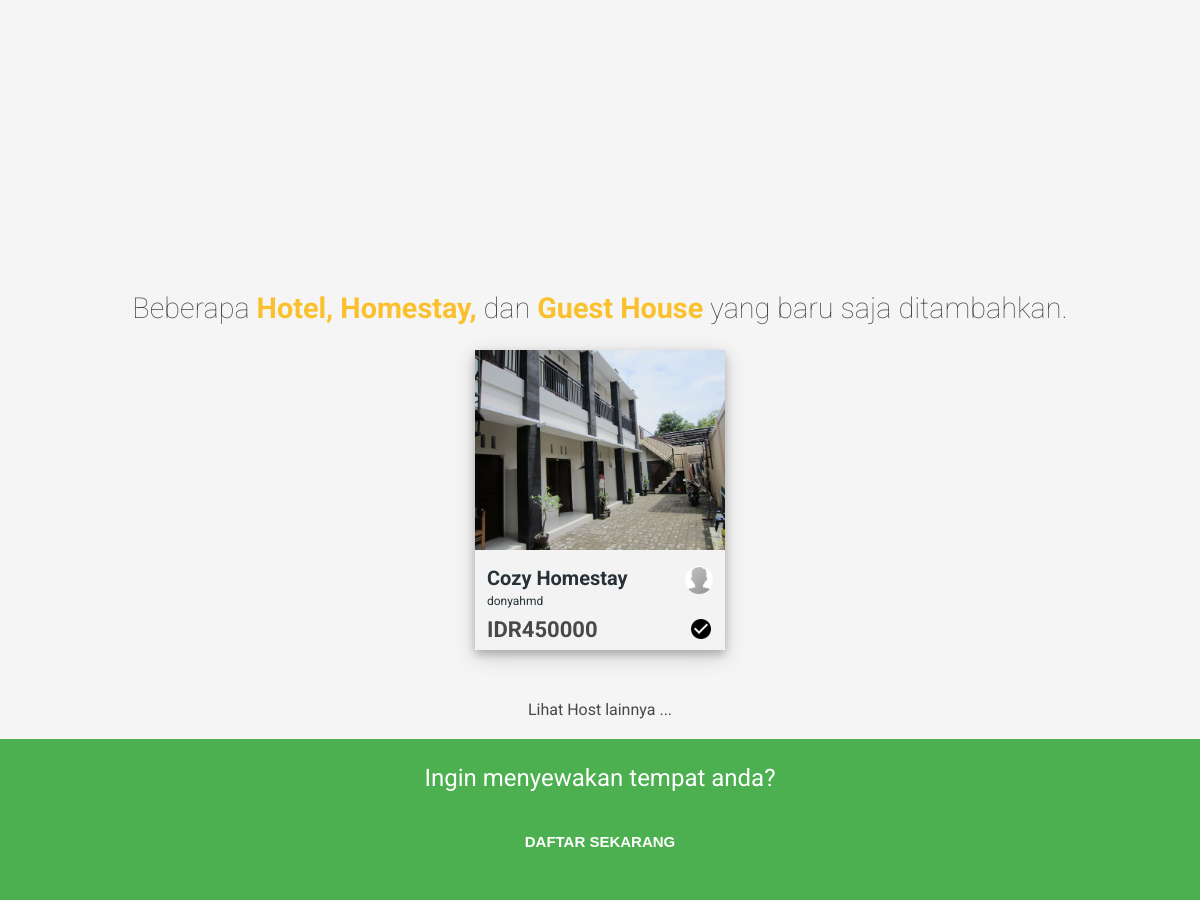
Before: / (middle part) with the older database file.
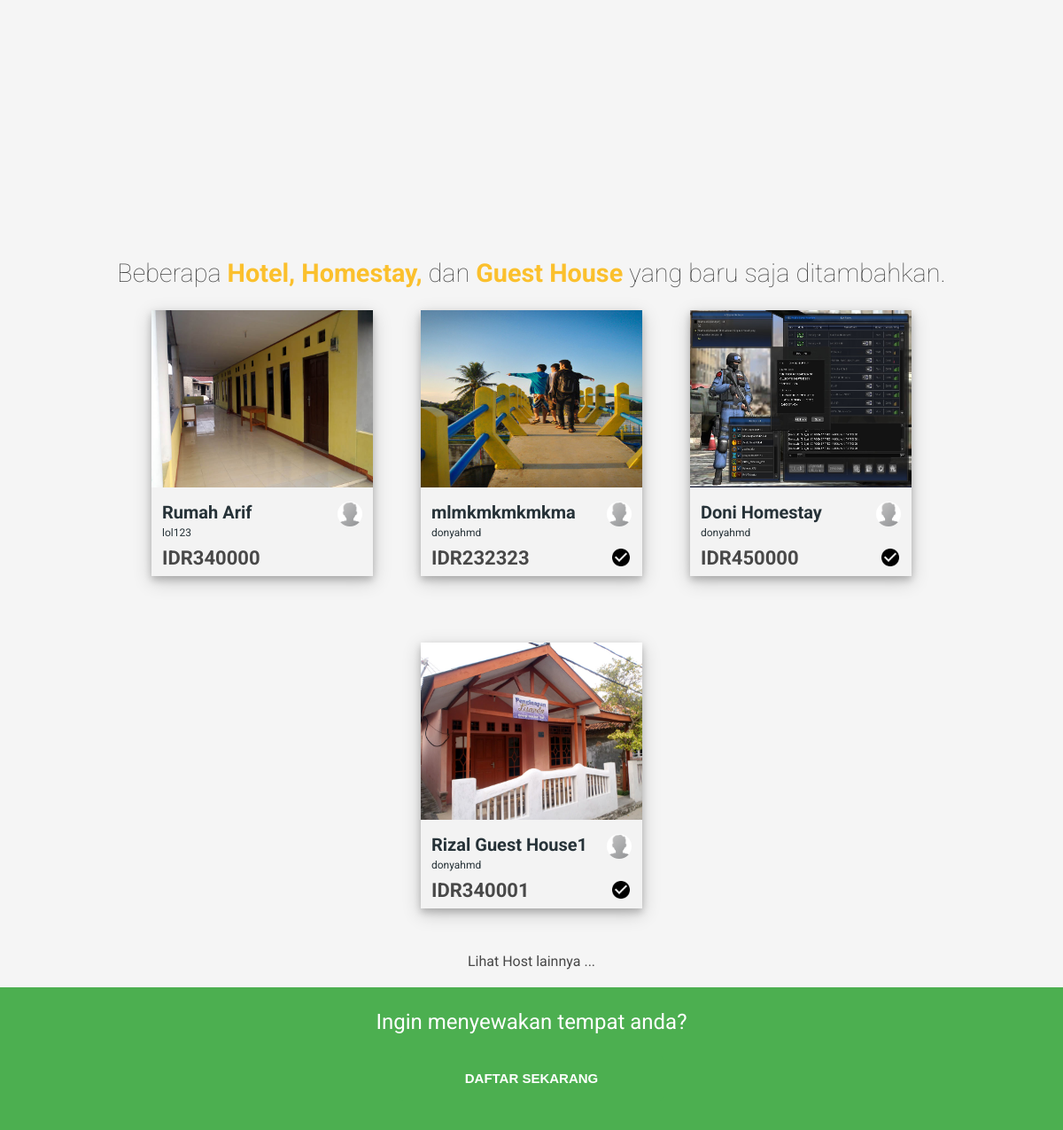
After: the same page with the newer database file.
### tables this page shows
CREATE TABLE `tbl_host` (
  `id_host` int(12) NOT NULL,
  `username` varchar(255) NOT NULL,
  `nama_host` varchar(255) NOT NULL,
  `harga_host` int(25) NOT NULL,
  `tgl_publish_host` date NOT NULL,
  `deskripsi_host` text NOT NULL,
  `fasilitas_host` varchar(255) NOT NULL,
  `alamat_host` text NOT NULL,
  `lat` float(10,6) NOT NULL,
  `lng` float(10,6) NOT NULL,
  `tipe_host` varchar(255) NOT NULL,
  `negara_host` varchar(255) NOT NULL,
  `rating` int(12) NOT NULL
);

CREATE TABLE `tbl_gambar_host` (
  `id_gambar_host` int(12) NOT NULL,
  `id_host` int(12) NOT NULL,
  `gambar_host` varchar(255) NOT NULL,
  `url_gambar_host` varchar(255) NOT NULL,
  `alt_gambar_host` varchar(255) NOT NULL
);

CREATE TABLE `tbl_akun` (
  `id_akun` int(12) NOT NULL,
  `username` varchar(255) NOT NULL,
  `password` varchar(255) NOT NULL,
  `tgl_buat` date NOT NULL,
  `ip_address` varchar(255) NOT NULL,
  `terakhir_login` timestamp NOT NULL DEFAULT CURRENT_TIMESTAMP ON UPDATE CURRENT_TIMESTAMP
);

### index.php (the view, shortened to what this page needs)
<?php include('backend/layout/head.php');?>
	<main>
		<section>
			<div id="map-canvas"></div>
		</section>
		<section class="host-landing-browse">
			<center><div class="pengenalan3">Beberapa <b class="text-kuning">Hotel, Homestay,</b> dan <b class="text-kuning">Guest House</b> yang baru saja ditambahkan.</div>
			<?php
			$query = "select * from tbl_host inner join tbl_pengguna on tbl_host.username = tbl_pengguna.username INNER join tbl_akun on tbl_pengguna.username = tbl_akun.username inner join tbl_gambar_host on tbl_host.id_host = tbl_gambar_host.id_host order by tbl_host.id_host DESC limit 4";
			$sql = mysqli_query($koneksi, $query);
				while ($data = mysqli_fetch_array($sql)) {
					$id_host = $data['id_host'];
					$nama_host = $data['nama_host'];
					$harga_host = $data['harga_host'];
					$username = $data['username'];
					$verifikasi = $data['verifikasi'];
					$url_gambar_host = $data['url_gambar_host'];
					$gambar_host = $data['gambar_host'];
			?>
			<div class="host-landing-detail">
				<a href="host.php?id=<?php echo "$id_host";?>"><img src="<?php echo $url_gambar_host ."/".$gambar_host ?>"></a>
				<div class="host-landing-detail-content">
					<a href="host.php?id=<?php echo "$id_host";?>" class="tebal judul"><?php echo "$nama_host";?></a><img class="bulat-kecil" src="user/ava.png">
					<br>
					<a href="#" class="username"><?php echo "$username";?></a>
					<br>
					<div class="tebal harga">IDR<?php echo "$harga_host";?></div>
					<div class="verifikasi">
					<?php
						if ($verifikasi == 1) {
					?>
					<img src="backend/asset/img/verified.png">
					<?php
					}
					?>
					</div>
				</div>
			</div>
			<?php
				}
			?>
			<center><a href="cari.php" style="color:#484848;">Lihat Host lainnya ...</a></center>
		</section>
		<section class="landing-daftar">
			<center>
			<h2>Ingin menyewakan tempat anda?</h2>
			<a href="daftar.php">
			<div class="daftar daftar-landing">
				<a href="daftar.php"><input type="submit" name="daftar" value="DAFTAR SEKARANG" style="width:25%;"></a>
			</div>
			</a>
			</center>
		</section>
	</main>
<?php include('backend/layout/footer.php');?>

### backend/layout/head.php (shortened to what this page needs)
<!DOCTYPE html>
<html>
<head>
	<link rel="stylesheet" href="backend/asset/style.css">
</head>
<body>
<div class="container">

### backend/layout/footer.php (shortened to what this page needs)
</div>
</body>
</html>

### backend/asset/style.css (style rules this page uses)
html { font-family: 'Roboto', sans-serif; color: #484848; }
body { margin: 0; padding: 0; background-color: #f5f5f5; }
#map-canvas { //width: 50%; //float: left; height: 100%; }
section { width: 100%; height: 350px; }
a { color: #FAFAFA; text-decoration: none; -webkit-transition: width 2s; transition: width 2s; filter: alpha( opacity = 0); -webkit-transition: 200ms ease; -moz-transition: 200ms ease; -o-transition: 200ms ease; transition: 200ms ease; }
.text-kuning { color: #FBC02D; }
.container { margin-top: -7px; padding-bottom: -7px; }
.tebal { font-weight: bold; }
.pengenalan3 { font-size: 1.8em; font-weight: 100; padding-top: 165px; }
.host-landing-browse { width: 100%; height: auto; }
.host-landing-detail { display: inline-block; width: 250px; height: 300px; background-color: #F3F3F3; margin: 25px; box-shadow: 0 4px 8px 0 rgba(0, 0, 0, 0.2), 0 6px 20px 0 rgba(0, 0, 0, 0.19); background-size: cover; margin-bottom: 50px; }
.host-landing-detail img { width: 100%; height: 200px; background-size: cover; }
.host-landing-detail-content { margin: 12px; text-align: left; }
.host-landing-detail-content a { color: #263238; text-decoration: none; -webkit-transition: width 2s; transition: width 2s; filter: alpha( opacity = 0); -webkit-transition: 200ms ease; -moz-transition: 200ms ease; -o-transition: 200ms ease; transition: 200ms ease; }
.host-landing-detail-content .judul { font-size: 20px; }
.host-landing-detail-content .bulat-kecil { margin-left: 10px; width: 28px; height: auto; border-radius: 100%; float: right; -webkit-transition: width 2s; transition: width 2s; filter: alpha( opacity = 0); -webkit-transition: 200ms ease; -moz-transition: 200ms ease; -o-transition: 200ms ease; transition: 200ms ease; }
.host-landing-detail-content .username { font-size: 12px; }
.host-landing-detail-content .harga { font-size: 22px; margin-top: 8px; }
.host-landing-detail-content .verifikasi { margin-top: -25px; float: right; }
.host-landing-detail-content .verifikasi img { border-radius: 100%; width: 24px; height: auto; -webkit-transition: width 2s; transition: width 2s; filter: alpha( opacity = 0); -webkit-transition: 200ms ease; -moz-transition: 200ms ease; -o-transition: 200ms ease; transition: 200ms ease; }
.landing-daftar { background-color: #4CAF50; }
.landing-daftar h2 { color: #fff; font-weight: 400; padding-top: 25px; }
input { cursor: pointer; border: 2px solid; border-color: #878787; font-weight: bold; color: #484848; font-size: 15px; height: 25px; border-radius: 5px; background-color: #fafafa; width: 90%; padding-left: 20px; -webkit-transition: width 2s; transition: width 2s; filter: alpha( opacity = 0); -webkit-transition: 200ms ease; -moz-transition: 200ms ease; -o-transition: 200ms ease; transition: 200ms ease; }
.daftar { margin-top: 25px; }
input[type = submit] { padding: 5px 15px; background: #4CAF50; font-weight: bold; color: #FFF; border: 0 none; cursor: pointer; -webkit-border-radius: 5px; border-radius: 5px; width: 125px; height: 50px; -webkit-transition: width 2s; transition: width 2s; filter: alpha( opacity = 0); -webkit-transition: 200ms ease; -moz-transition: 200ms ease; -o-transition: 200ms ease; transition: 200ms ease; }

Changed rows visible on the page:
removed tbl_host: tbl_gambar_host.url_gambar_host+gambar_host (picture), nama_host "Cozy Homestay", tbl_akun.username "donyahmd", harga_host "450000"
added tbl_host: tbl_gambar_host.url_gambar_host+gambar_host (picture), nama_host "Rumah Arif", tbl_akun.username "lol123", harga_host "340000"
added tbl_host: tbl_gambar_host.url_gambar_host+gambar_host (picture), nama_host "mlmkmkmkmkma", tbl_akun.username "donyahmd", harga_host "232323"
added tbl_host: tbl_gambar_host.url_gambar_host+gambar_host (picture), nama_host "Doni Homestay", tbl_akun.username "donyahmd", harga_host "450000"
added tbl_host: tbl_gambar_host.url_gambar_host+gambar_host (picture), nama_host "Rizal Guest House1", tbl_akun.username "donyahmd", harga_host "340001"
